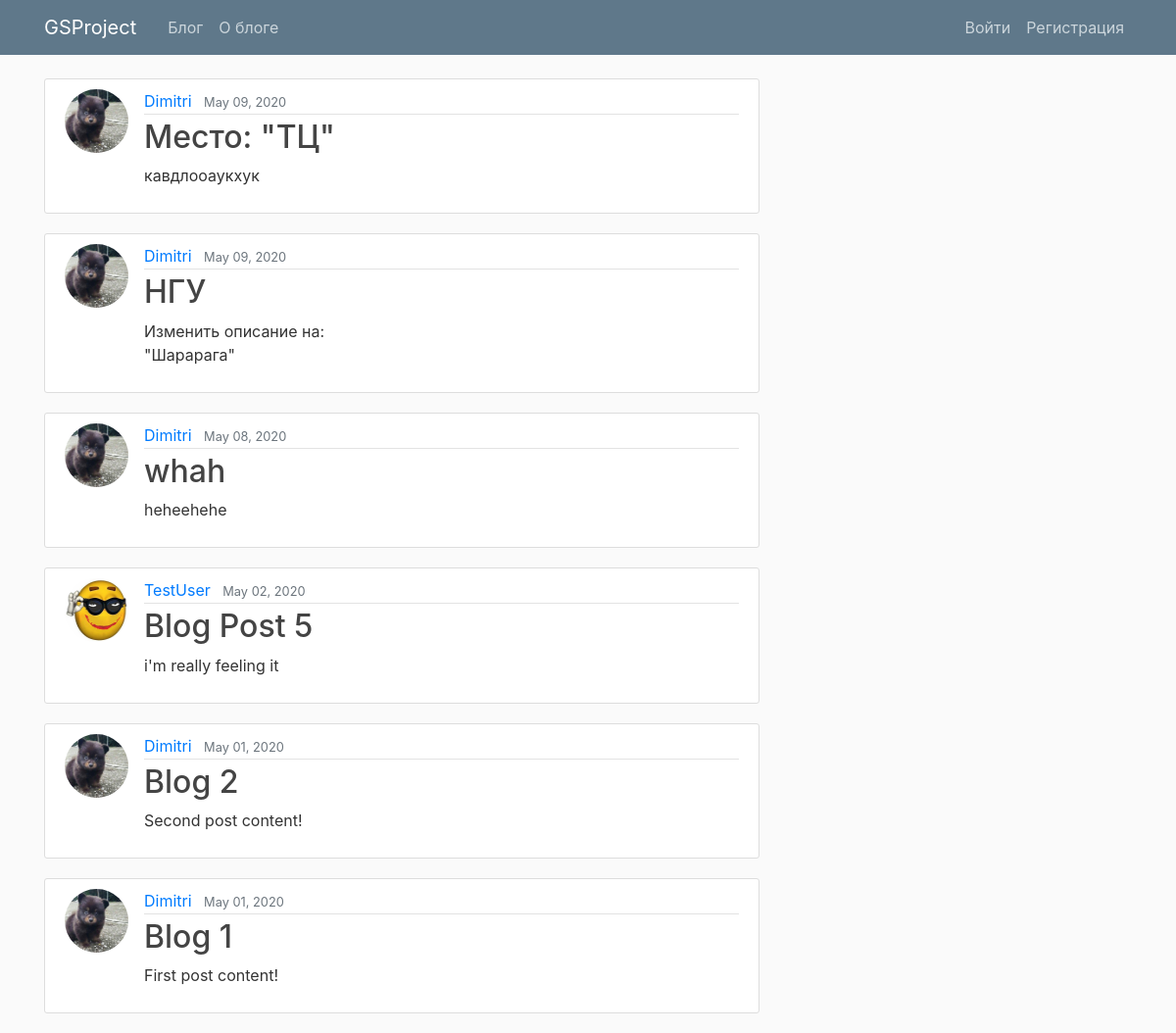
Screenshot of /blog/ with the database file from the repository.
### blog/models.py (models this page shows, shortened)
class Post(models.Model):
    title = models.CharField(max_length=100)
    content = models.TextField()
    date_posted = models.DateTimeField(default=timezone.now)
    author = models.ForeignKey(User, on_delete=models.CASCADE)

### users/models.py (models this page shows, shortened)
class Profile(models.Model):
    user = models.OneToOneField(User, on_delete=models.CASCADE)
    image = models.ImageField(default='default.jpg', upload_to='profile_pics')

### blog/views.py (the view)
# urls.py: path('', PostListView.as_view(), name='blog-home'),
class PostListView(ListView):
    model = Post
    template_name = 'blog/home.html'
    context_object_name = 'posts'
    ordering = ['-date_posted']

### blog/templates/blog/home.html
{% extends "blog/base.html" %}
{% block content %}
{% for post in posts %}
    <article class="media content-section">
      <img class="rounded-circle article-img" src="{{ post.author.profile.image.url }}">
      <div class="media-body">
        <div class="article-metadata">
          <a class="mr-2" href="#">{{ post.author }}</a>
          <small class="text-muted">{{ post.date_posted|date:"F d, Y" }}</small>
        </div>
        <h2><a class="article-title" href="{% url 'post-detail' post.id %}">{{ post.title }}</a></h2>
        <p class="article-content">{{ post.content }}</p>
      </div>
    </article>
{% endfor %}
{% endblock content %}

### blog/templates/blog/base.html (shortened to what this page needs)
{% load static %}
<!DOCTYPE html>
<html lang="en">
<head>
    <link rel="stylesheet" href="https://maxcdn.bootstrapcdn.com/bootstrap/4.0.0/css/bootstrap.min.css">
    <link rel="stylesheet" type="text/css" href="{% static 'blog/main.css' %}">
</head>
<body>
    <header class="site-header">
      <nav class="navbar navbar-expand-md navbar-dark bg-steel fixed-top">
        <div class="container">
          <a class="navbar-brand mr-4" href="{% url 'geosem-main' %}">GSProject</a>
          <div class="collapse navbar-collapse" id="navbarToggle">
            <div class="navbar-nav mr-auto">
              <a class="nav-item nav-link" href="{% url 'blog-home' %}">Блог</a>
              <a class="nav-item nav-link" href="{% url 'blog-about' %}">О блоге</a>
            </div>
            <div class="navbar-nav">
                {% if user.is_authenticated %}
                    <a class="nav-item nav-link" href="{% url 'post-create' %}">Предложить</a>
                    <a class="nav-item nav-link" href="{% url 'profile' %}">Профиль</a>
                    <a class="nav-item nav-link" href="{% url 'logout' %}">Выйти</a>
                {% else %}
                    <a class="nav-item nav-link" href="{% url 'login' %}">Войти</a>
                    <a class="nav-item nav-link" href="{% url 'register' %}">Регистрация</a>
                {% endif %}
            </div>
          </div>
        </div>
      </nav>
    </header>
    <main role="main" class="container">
      <div class="row">
        <div class="col-md-8">
            {% block content %}{% endblock %}
        </div>
        <div class="col-md-4">
        </div>
      </div>
    </main>
</body>
</html>

### blog/static/blog/main.css (style rules this page uses)
body { background: #fafafa; color: #333333; margin-top: 5rem; }
h1, h2, h3, h4, h5, h6 { color: #444444; }
.bg-steel { background-color: #5f788a; }
.site-header .navbar-nav .nav-link { color: #cbd5db; }
.content-section { background: #ffffff; padding: 10px 20px; border: 1px solid #dddddd; border-radius: 3px; margin-bottom: 20px; }
.article-title { color: #444444; }
.article-content { white-space: pre-line; }
.article-img { height: 65px; width: 65px; margin-right: 16px; }
.article-metadata { padding-bottom: 1px; margin-bottom: 4px; border-bottom: 1px solid #e3e3e3 }

### rows the page displays
Post: author.profile.image (picture), author "Dimitri", date_posted "May 09, 2020", title "Место: \"ТЦ\"", content "кавдлооаукхук"
Post: author.profile.image (picture), author "Dimitri", date_posted "May 09, 2020", title "НГУ", content "Изменить описание на: \"Шарарага\""
Post: author.profile.image (picture), author "Dimitri", date_posted "May 08, 2020", title "whah", content "heheehehe"
Post: author.profile.image (placeholder picture), author "TestUser", date_posted "May 02, 2020", title "Blog Post 5", content "i'm really feeling it"
Post: author.profile.image (picture), author "Dimitri", date_posted "May 01, 2020", title "Blog 2", content "Second post content!"
Post: author.profile.image (picture), author "Dimitri", date_posted "May 01, 2020", title "Blog 1", content "First post content!"
